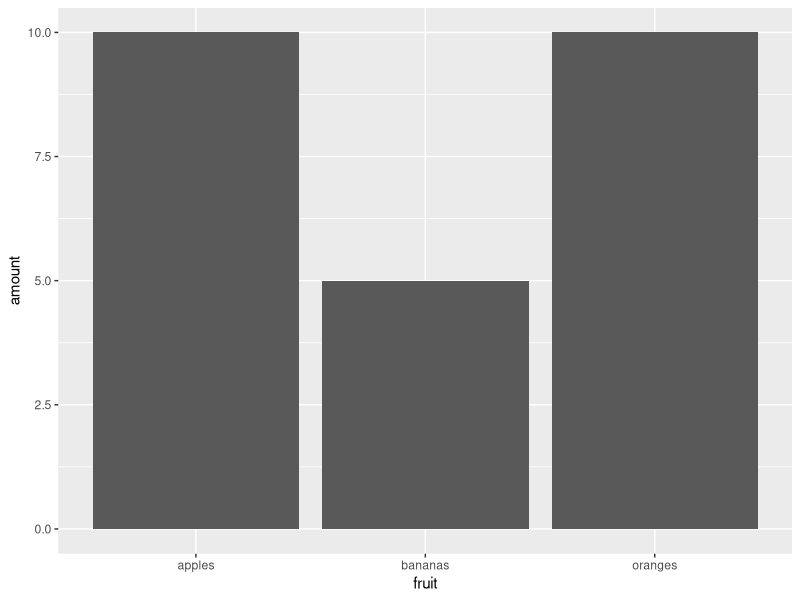
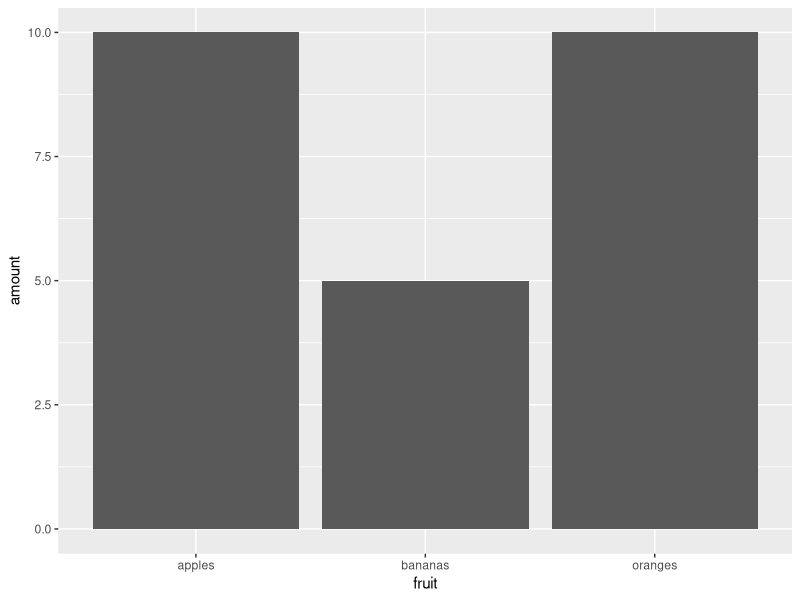
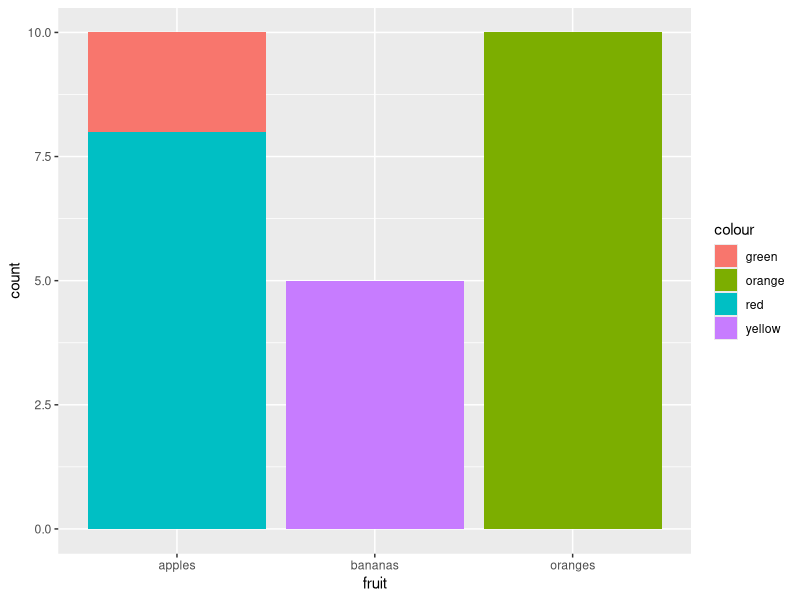

These figures' R source, in order:
## ---- chunk 1
x = 1

y <- 4

## ---- chunk 2
x = 1+1

y = 4 - 2

z = x * y

z
## ---- chunk 3

1 == 1

x > y

x != z

## ---- chunk 4
fruit = c("apples", "bananas", "oranges", "apples")
colour = c("green", "yellow", "orange", "red")
amount = c(2,5,10,8)
## ---- chunk 5
fruit_data = data.frame(fruit, colour, amount, stringsAsFactors = FALSE)
## ---- chunk 6
fruit = c("apples", 5, "oranges", 3)
fruit
## ---- chunk 7
library(tidyverse)
## ---- chunk 8
select(fruit_data, fruit, colour)
## ---- chunk 9
select(fruit_data, -colour)
## ---- chunk 10
select(fruit_data, 1:2)
## ---- chunk 11
grouped_fruit = group_by(fruit_data, fruit)
## ---- chunk 12
tally(grouped_fruit)
## ---- chunk 13
tally(grouped_fruit, wt = amount)
## ---- chunk 14
filter(fruit_data, colour == 'red')
## ---- chunk 15
filter(fruit_data, amount >=5)
## ---- chunk 16
arrange(fruit_data, amount)
## ---- chunk 17
arrange(fruit_data, desc(amount))
## ---- chunk 18
arrange(fruit_data, fruit)
## ---- chunk 19
arrange(fruit_data, fruit, desc(amount))
## ---- chunk 20

fruit_type = c('apples', 'bananas','oranges')
weekday = c('Monday', 'Wednesday', 'Friday')

fruit_days = data.frame(fruit_type, weekday, stringsAsFactors = FALSE)

fruit_days

## ---- chunk 21

joined_fruit = fruit_data %>% left_join(fruit_days, by = c("fruit" = "fruit_type"))

joined_fruit

## ---- chunk 22
fruit_data %>% 
  filter(colour != 'yellow') %>% # remove any yellow colour fruit
  group_by(fruit) %>% # group the fruit by type
  tally(amount) %>% # count each group
  arrange(desc(n)) # arrange in descending order of the count
## ---- chunk 23
ggplot(data = fruit_data) + geom_col(aes(x = fruit, y = amount))
## ---- chunk 24
ggplot(fruit_data) + geom_col(aes(x = fruit, y = amount))
## ---- chunk 25
ggplot(data = fruit_data) + geom_bar(aes(x = fruit, weight = amount, fill = colour)) 
## ---- chunk 26

df = read_csv(file = 'sample_network.csv') # Read a .csv file as a network

df

## ---- chunk 27
fruit = c("apples", "bananas", "oranges", "apples")
colour = c("green", "yellow", "orange", "red")
amount = c(2,5,10,8)
## ---- chunk 28

## ---- chunk 29

## ---- chunk 30

## ---- chunk 31


## ---- chunk 32

## ---- chunk 33

## ---- chunk 34

## ---- chunk 35

